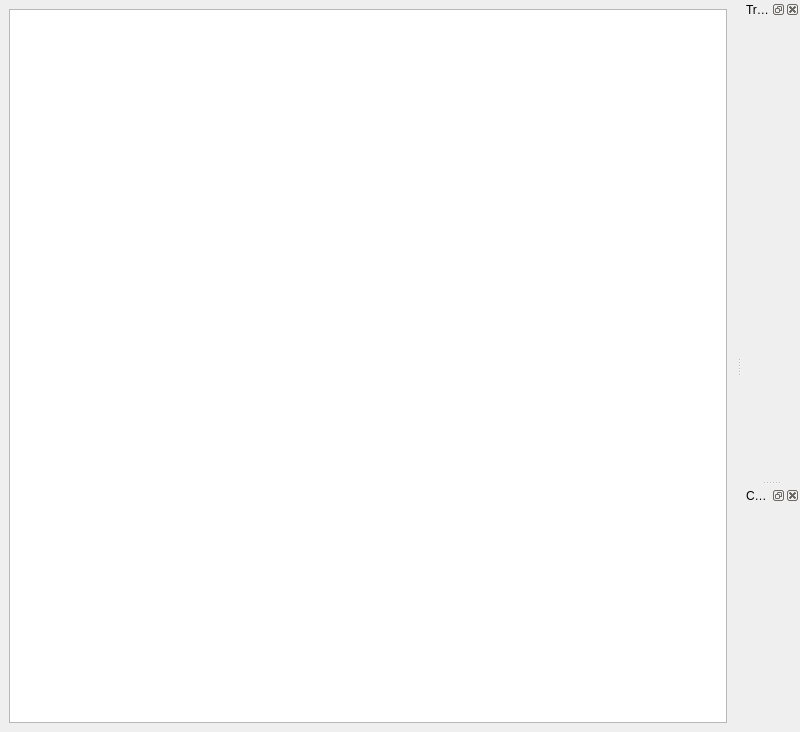
<?xml version="1.0" encoding="UTF-8"?>
<ui version="4.0">
 <class>MainWindow</class>
 <widget class="QMainWindow" name="MainWindow">
  <property name="geometry">
   <rect>
    <x>0</x>
    <y>0</y>
    <width>800</width>
    <height>732</height>
   </rect>
  </property>
  <property name="windowTitle">
   <string>MainWindow</string>
  </property>
  <widget class="QWidget" name="centralwidget">
   <layout class="QGridLayout" name="gridLayout">
    <item row="0" column="0">
     <widget class="CoordinatePlotWidget" name="graphicsLayout"/>
    </item>
   </layout>
  </widget>
  <widget class="QDockWidget" name="dockWidget">
   <property name="enabled">
    <bool>true</bool>
   </property>
   <property name="allowedAreas">
    <set>Qt::LeftDockWidgetArea|Qt::RightDockWidgetArea</set>
   </property>
   <property name="windowTitle">
    <string>Traces</string>
   </property>
   <attribute name="dockWidgetArea">
    <number>2</number>
   </attribute>
   <widget class="QWidget" name="dockWidgetContents">
    <layout class="QVBoxLayout" name="verticalLayout"/>
   </widget>
  </widget>
  <widget class="QDockWidget" name="dockWidgetFitUi">
   <property name="windowTitle">
    <string>Curve Fitting</string>
   </property>
   <attribute name="dockWidgetArea">
    <number>2</number>
   </attribute>
   <widget class="QWidget" name="dockWidgetContents_2"/>
  </widget>
  <action name="actionExpand">
   <property name="text">
    <string>Expand</string>
   </property>
  </action>
 </widget>
 <customwidgets>
  <customwidget>
   <class>CoordinatePlotWidget</class>
   <extends>QGraphicsView</extends>
   <header>uiModules.CoordinatePlotWidget</header>
  </customwidget>
 </customwidgets>
 <resources>
  <include location="Experiment.qrc"/>
 </resources>
 <connections/>
</ui>
